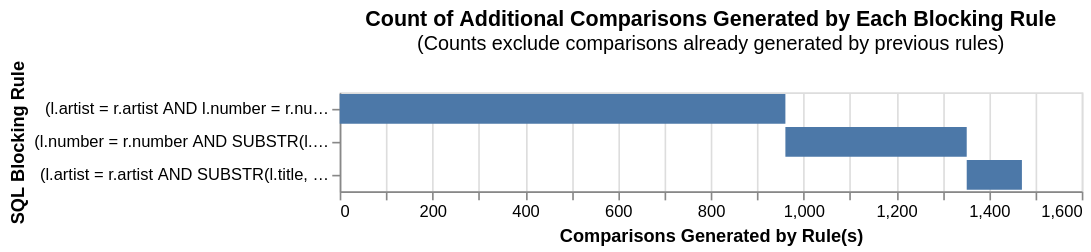

Source (notebook cell):
### Code cell
from splink.blocking_analysis import (
    cumulative_comparisons_to_be_scored_from_blocking_rules_chart
)


cumulative_comparisons_to_be_scored_from_blocking_rules_chart(
    table_or_tables=[df1_clean, df2_clean],
    blocking_rules=blocking_rules,
    db_api=db_api,
    link_type="link_only",
    unique_id_column_name="CID",
    max_rows_limit=200000000000
)

### Figure 1 — Vega-Lite specification as saved in the notebook (floating-point values rounded to 4 significant figures)
{"config": {"view": {"continuousWidth": 300, "continuousHeight": 300}}, "data": {"name": "data-883f154377e74040a18765a2843e0125"}, "mark": "bar", "encoding": {"order": {"field": "cumulative_rows"}, "tooltip": [{"field": "blocking_rule", "title": "SQL Condition", "type": "nominal"}, {"field": "row_count", "format": ",", "title": "Comparisons Generated", "type": "quantitative"}, {"field": "cumulative_rows", "format": ",", "title": "Cumulative Comparisons", "type": "quantitative"}, {"field": "cartesian", "format": ",", "title": "Total comparisons in Cartesian product", "type": "quantitative"}], "x": {"field": "start", "title": "Comparisons Generated by Rule(s)", "type": "quantitative"}, "x2": {"field": "cumulative_rows"}, "y": {"field": "blocking_rule", "sort": ["-x2"], "title": "SQL Blocking Rule"}}, "height": {"step": 20}, "title": {"text": "Count of Additional Comparisons Generated by Each Blocking Rule", "subtitle": "(Counts exclude comparisons already generated by previous rules)"}, "width": 450, "$schema": "https://vega.github.io/schema/vega-lite/v5.9.3.json", "datasets": {"data-883f154377e74040a18765a2843e0125": [{"blocking_rule": "\n    (l.artist = r.artist AND l.number = r.number)\n    ", "row_count": 961, "cumulative_rows": 961, "cartesian": 15028728, "match_key": "0", "start": 0}, {"blocking_rule": "\n    (l.number = r.number AND SUBSTR(l.title, 1, 6) = SUBSTR(r.title, 1, 6))\n    ", "row_count": 391, "cumulative_rows": 1352, "cartesian": 15028728, "match_key": "1", "start": 961}, {"blocking_rule": "\n    (l.artist = r.artist AND SUBSTR(l.title, 1, 4) = SUBSTR(r.title, 1, 4))\n    ", "row_count": 119, "cumulative_rows": 1471, "cartesian": 15028728, "match_key": "2", "start": 1352}]}}
